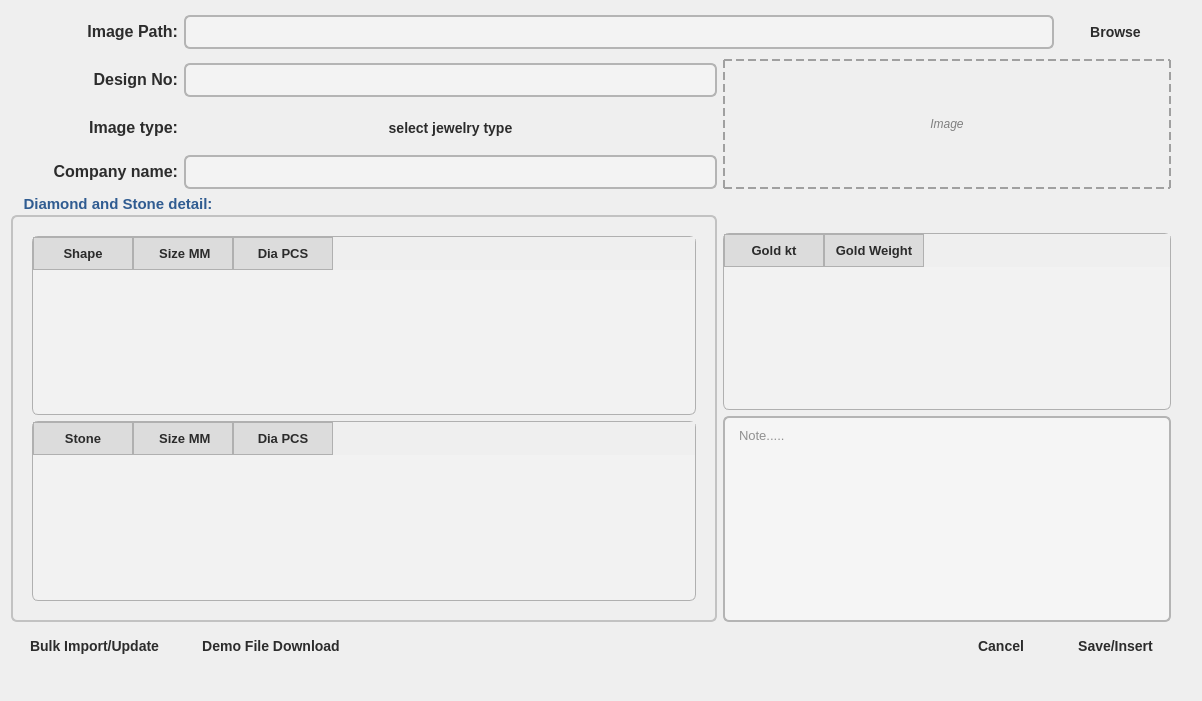
<?xml version="1.0" encoding="UTF-8"?>
<ui version="4.0">
 <class>AddCatalog</class>
 <widget class="QWidget" name="AddCatalog">
  <property name="geometry">
   <rect>
    <x>0</x>
    <y>0</y>
    <width>1202</width>
    <height>701</height>
   </rect>
  </property>
  <property name="windowTitle">
   <string>Form</string>
  </property>
  <layout class="QGridLayout" name="gridLayout">
   <item row="0" column="0">
    <widget class="QLabel" name="label_5">
     <property name="font">
      <font>
       <pointsize>-1</pointsize>
       <fontweight>Medium</fontweight>
      </font>
     </property>
     <property name="styleSheet">
      <string notr="true">QLabel {
    color: #2C2C2C;
    font-size: 14px;
    font-weight: 500;
}
QLabel#titleLabel {
    font-size: 20px;
    font-weight: bold;
    color: #305C91;
}
</string>
     </property>
     <property name="text">
      <string>&lt;html&gt;&lt;head/&gt;&lt;body&gt;&lt;p&gt;&lt;span style=&quot; font-size:12pt;&quot;&gt;Image Path:&lt;/span&gt;&lt;/p&gt;&lt;/body&gt;&lt;/html&gt;</string>
     </property>
     <property name="alignment">
      <set>Qt::AlignmentFlag::AlignRight|Qt::AlignmentFlag::AlignTrailing|Qt::AlignmentFlag::AlignVCenter</set>
     </property>
    </widget>
   </item>
   <item row="0" column="1" colspan="8">
    <widget class="QLineEdit" name="imagPath_lineEdit">
     <property name="font">
      <font>
       <family>Arial</family>
       <pointsize>-1</pointsize>
      </font>
     </property>
     <property name="styleSheet">
      <string notr="true">QLineEdit {
    background-color: #F3F3F3;
    border: 1.5px solid #B4B4B4;
    border-radius: 6px;
    padding: 6px 10px;
    color: #2C2C2C;
    font-size: 14px;
}
QLineEdit:focus {
    border: 2px solid #305C91;
    background-color: #FFFFFF;
}
QLineEdit:hover {
    border: 1.5px solid #888;
}
</string>
     </property>
    </widget>
   </item>
   <item row="0" column="9">
    <widget class="QPushButton" name="brows">
     <property name="font">
      <font>
       <family>Segoe UI</family>
       <pointsize>-1</pointsize>
       <italic>false</italic>
       <bold>true</bold>
      </font>
     </property>
     <property name="styleSheet">
      <string notr="true">QPushButton {
    background-color: qlineargradient(spread:pad, x1:0, y1:0, x2:1, y2:1,
                                      stop:0 #E0E0E0, stop:1 #CFCFCF);
    color: #2C2C2C;
    border: none;
    border-radius: 6px;
    padding: 10px 18px;
    font-size: 14px;
    font-weight: bold;
    text-align: center;
}
QPushButton:hover {
    background-color: qlineargradient(spread:pad, x1:0, y1:0, x2:1, y2:1,
                                      stop:0 #D0D0D0, stop:1 #B0B0B0);
    color: #1A1A1A;
}
QPushButton:pressed {
    background-color: #A0A0A0;
    color: #000000;
}
</string>
     </property>
     <property name="text">
      <string>Browse</string>
     </property>
    </widget>
   </item>
   <item row="0" column="10">
    <spacer name="verticalSpacer_35">
     <property name="orientation">
      <enum>Qt::Orientation::Vertical</enum>
     </property>
     <property name="sizeHint" stdset="0">
      <size>
       <width>20</width>
       <height>45</height>
      </size>
     </property>
    </spacer>
   </item>
   <item row="1" column="0">
    <widget class="QLabel" name="label_7">
     <property name="font">
      <font>
       <pointsize>-1</pointsize>
       <fontweight>Medium</fontweight>
      </font>
     </property>
     <property name="styleSheet">
      <string notr="true">QLabel {
    color: #2C2C2C;
    font-size: 14px;
    font-weight: 500;
}
QLabel#titleLabel {
    font-size: 20px;
    font-weight: bold;
    color: #305C91;
}
</string>
     </property>
     <property name="text">
      <string>&lt;html&gt;&lt;head/&gt;&lt;body&gt;&lt;p&gt;&lt;span style=&quot; font-size:12pt;&quot;&gt;Design No:&lt;/span&gt;&lt;/p&gt;&lt;/body&gt;&lt;/html&gt;</string>
     </property>
     <property name="alignment">
      <set>Qt::AlignmentFlag::AlignRight|Qt::AlignmentFlag::AlignTrailing|Qt::AlignmentFlag::AlignVCenter</set>
     </property>
    </widget>
   </item>
   <item row="1" column="1" colspan="5">
    <widget class="QLineEdit" name="designNO_lineEdit">
     <property name="font">
      <font>
       <family>Arial</family>
       <pointsize>-1</pointsize>
      </font>
     </property>
     <property name="styleSheet">
      <string notr="true">QLineEdit {
    background-color: #F3F3F3;
    border: 1.5px solid #B4B4B4;
    border-radius: 6px;
    padding: 6px 10px;
    color: #2C2C2C;
    font-size: 14px;
}
QLineEdit:focus {
    border: 2px solid #305C91;
    background-color: #FFFFFF;
}
QLineEdit:hover {
    border: 1.5px solid #888;
}
</string>
     </property>
    </widget>
   </item>
   <item row="1" column="6" rowspan="3" colspan="4">
    <widget class="QLabel" name="imageView_label_at_addImage">
     <property name="styleSheet">
      <string notr="true">QLabel#imageView_label_at_addImage {
    border: 2px dashed #A0A0A0;
    // background-color: #F7F7F7;
    color: #808080;
    font-style: italic;
}
</string>
     </property>
     <property name="text">
      <string>Image</string>
     </property>
     <property name="alignment">
      <set>Qt::AlignmentFlag::AlignCenter</set>
     </property>
    </widget>
   </item>
   <item row="1" column="10">
    <spacer name="verticalSpacer_29">
     <property name="orientation">
      <enum>Qt::Orientation::Vertical</enum>
     </property>
     <property name="sizeHint" stdset="0">
      <size>
       <width>20</width>
       <height>45</height>
      </size>
     </property>
    </spacer>
   </item>
   <item row="2" column="0">
    <widget class="QLabel" name="label_8">
     <property name="font">
      <font>
       <pointsize>-1</pointsize>
       <fontweight>Medium</fontweight>
      </font>
     </property>
     <property name="styleSheet">
      <string notr="true">QLabel {
    color: #2C2C2C;
    font-size: 14px;
    font-weight: 500;
}
QLabel#titleLabel {
    font-size: 20px;
    font-weight: bold;
    color: #305C91;
}
</string>
     </property>
     <property name="text">
      <string>&lt;html&gt;&lt;head/&gt;&lt;body&gt;&lt;p&gt;&lt;span style=&quot; font-size:12pt;&quot;&gt;Image type:&lt;/span&gt;&lt;/p&gt;&lt;/body&gt;&lt;/html&gt;</string>
     </property>
     <property name="alignment">
      <set>Qt::AlignmentFlag::AlignRight|Qt::AlignmentFlag::AlignTrailing|Qt::AlignmentFlag::AlignVCenter</set>
     </property>
    </widget>
   </item>
   <item row="2" column="1" colspan="5">
    <widget class="QPushButton" name="jewelryButton">
     <property name="font">
      <font>
       <pointsize>-1</pointsize>
       <bold>true</bold>
      </font>
     </property>
     <property name="styleSheet">
      <string notr="true">QPushButton {
    background-color: qlineargradient(spread:pad, x1:0, y1:0, x2:1, y2:1,
                                      stop:0 #E0E0E0, stop:1 #CFCFCF);
    color: #2C2C2C;
    border: none;
    border-radius: 6px;
    padding: 10px 18px;
    font-size: 14px;
    font-weight: bold;
    text-align: center;
}
QPushButton:hover {
    background-color: qlineargradient(spread:pad, x1:0, y1:0, x2:1, y2:1,
                                      stop:0 #D0D0D0, stop:1 #B0B0B0);
    color: #1A1A1A;
}
QPushButton:pressed {
    background-color: #A0A0A0;
    color: #000000;
}
</string>
     </property>
     <property name="text">
      <string>select jewelry type</string>
     </property>
    </widget>
   </item>
   <item row="2" column="10">
    <spacer name="verticalSpacer_30">
     <property name="orientation">
      <enum>Qt::Orientation::Vertical</enum>
     </property>
     <property name="sizeHint" stdset="0">
      <size>
       <width>20</width>
       <height>45</height>
      </size>
     </property>
    </spacer>
   </item>
   <item row="3" column="0">
    <widget class="QLabel" name="label_9">
     <property name="font">
      <font>
       <pointsize>14</pointsize>
       <fontweight>Medium</fontweight>
      </font>
     </property>
     <property name="styleSheet">
      <string notr="true">QLabel {
    font-size: 14pt;
    color: #2C2C2C;
    font-weight: 500;
}
QLabel#titleLabel {
    font-size: 20pt;
    font-weight: bold;
    color: #305C91;
}
</string>
     </property>
     <property name="text">
      <string>&lt;html&gt;&lt;head/&gt;&lt;body&gt;&lt;p&gt;&lt;span style=&quot; font-size:12pt;&quot;&gt;Company name:&lt;/span&gt;&lt;/p&gt;&lt;/body&gt;&lt;/html&gt;</string>
     </property>
     <property name="alignment">
      <set>Qt::AlignmentFlag::AlignRight|Qt::AlignmentFlag::AlignTrailing|Qt::AlignmentFlag::AlignVCenter</set>
     </property>
    </widget>
   </item>
   <item row="3" column="1" colspan="5">
    <widget class="QLineEdit" name="companyName_lineEdit">
     <property name="font">
      <font>
       <family>Arial</family>
       <pointsize>-1</pointsize>
      </font>
     </property>
     <property name="styleSheet">
      <string notr="true">QLineEdit {
    background-color: #F3F3F3;
    border: 1.5px solid #B4B4B4;
    border-radius: 6px;
    padding: 6px 10px;
    color: #2C2C2C;
    font-size: 14px;
}
QLineEdit:focus {
    border: 2px solid #305C91;
    background-color: #FFFFFF;
}
QLineEdit:hover {
    border: 1.5px solid #888;
}
</string>
     </property>
    </widget>
   </item>
   <item row="3" column="10">
    <spacer name="verticalSpacer_6">
     <property name="orientation">
      <enum>Qt::Orientation::Vertical</enum>
     </property>
     <property name="sizeHint" stdset="0">
      <size>
       <width>20</width>
       <height>31</height>
      </size>
     </property>
    </spacer>
   </item>
   <item row="4" column="0" rowspan="14" colspan="6">
    <widget class="QGroupBox" name="groupBox">
     <property name="font">
      <font>
       <pointsize>-1</pointsize>
       <bold>true</bold>
      </font>
     </property>
     <property name="styleSheet">
      <string notr="true">QGroupBox {
    border: 1.5px solid #C2C2C2;
    border-radius: 6px;
    margin-top: 20px;
    padding: 10px;
    font-size: 15px;
    font-weight: bold;
    color: #305C91;
}
QGroupBox::title {
    subcontrol-origin: margin;
    subcontrol-position: top left;
    padding: 0 10px;
}
</string>
     </property>
     <property name="title">
      <string>Diamond and Stone detail:</string>
     </property>
     <layout class="QVBoxLayout" name="verticalLayout_2">
      <item>
       <widget class="QTableWidget" name="diaTable">
        <property name="font">
         <font>
          <family>Arial</family>
          <pointsize>-1</pointsize>
         </font>
        </property>
        <property name="styleSheet">
         <string notr="true">QTableWidget {
    background-color: #F2F2F2;
    alternate-background-color: #E8E8E8;
    border: 1px solid #B0B0B0;
    border-radius: 6px;
    font-size: 13px;
    color: #2C2C2C;
    gridline-color: #D0D0D0;
}

QTableWidget::item:hover {
    background-color: #DADADA;
}

QHeaderView::section {
    background-color: #DCDCDC;
    border: 1px solid #B0B0B0;
    font-size: 13px;
    font-weight: bold;
    color: #2B2B2B;
    padding: 6px;
}
</string>
        </property>
        <column>
         <property name="text">
          <string>Shape</string>
         </property>
        </column>
        <column>
         <property name="text">
          <string> Size MM</string>
         </property>
        </column>
        <column>
         <property name="text">
          <string>Dia PCS</string>
         </property>
        </column>
       </widget>
      </item>
      <item>
       <widget class="QTableWidget" name="stoneTable">
        <property name="font">
         <font>
          <family>Arial</family>
          <pointsize>-1</pointsize>
         </font>
        </property>
        <property name="styleSheet">
         <string notr="true">QTableWidget {
    background-color: #F2F2F2;
    alternate-background-color: #E8E8E8;
    border: 1px solid #B0B0B0;
    border-radius: 6px;
    font-size: 13px;
    color: #2C2C2C;
    gridline-color: #D0D0D0;
}

QTableWidget::item:hover {
    background-color: #DADADA;
}

QHeaderView::section {
    background-color: #DCDCDC;
    border: 1px solid #B0B0B0;
    font-size: 13px;
    font-weight: bold;
    color: #2B2B2B;
    padding: 6px;
}
</string>
        </property>
        <column>
         <property name="text">
          <string>Stone</string>
         </property>
        </column>
        <column>
         <property name="text">
          <string> Size MM</string>
         </property>
        </column>
        <column>
         <property name="text">
          <string>Dia PCS</string>
         </property>
        </column>
       </widget>
      </item>
     </layout>
    </widget>
   </item>
   <item row="4" column="10">
    <spacer name="verticalSpacer_2">
     <property name="orientation">
      <enum>Qt::Orientation::Vertical</enum>
     </property>
     <property name="sizeHint" stdset="0">
      <size>
       <width>20</width>
       <height>23</height>
      </size>
     </property>
    </spacer>
   </item>
   <item row="5" column="6" rowspan="6" colspan="4">
    <widget class="QTableWidget" name="goldTable">
     <property name="styleSheet">
      <string notr="true">QTableWidget {
    background-color: #F2F2F2;
    alternate-background-color: #E8E8E8;
    border: 1px solid #B0B0B0;
    border-radius: 6px;
    font-size: 13px;
    color: #2C2C2C;
    gridline-color: #D0D0D0;
}

QTableWidget::item:hover {
    background-color: #DADADA;
}

QHeaderView::section {
    background-color: #DCDCDC;
    border: 1px solid #B0B0B0;
    font-size: 13px;
    font-weight: bold;
    color: #2B2B2B;
    padding: 6px;
}
</string>
     </property>
     <column>
      <property name="text">
       <string>Gold kt</string>
      </property>
     </column>
     <column>
      <property name="text">
       <string>Gold Weight</string>
      </property>
     </column>
    </widget>
   </item>
   <item row="5" column="10">
    <spacer name="verticalSpacer">
     <property name="orientation">
      <enum>Qt::Orientation::Vertical</enum>
     </property>
     <property name="sizeHint" stdset="0">
      <size>
       <width>20</width>
       <height>22</height>
      </size>
     </property>
    </spacer>
   </item>
   <item row="6" column="10">
    <spacer name="verticalSpacer_12">
     <property name="orientation">
      <enum>Qt::Orientation::Vertical</enum>
     </property>
     <property name="sizeHint" stdset="0">
      <size>
       <width>20</width>
       <height>22</height>
      </size>
     </property>
    </spacer>
   </item>
   <item row="7" column="10">
    <spacer name="verticalSpacer_15">
     <property name="orientation">
      <enum>Qt::Orientation::Vertical</enum>
     </property>
     <property name="sizeHint" stdset="0">
      <size>
       <width>20</width>
       <height>23</height>
      </size>
     </property>
    </spacer>
   </item>
   <item row="8" column="10">
    <spacer name="verticalSpacer_18">
     <property name="orientation">
      <enum>Qt::Orientation::Vertical</enum>
     </property>
     <property name="sizeHint" stdset="0">
      <size>
       <width>20</width>
       <height>22</height>
      </size>
     </property>
    </spacer>
   </item>
   <item row="9" column="10">
    <spacer name="verticalSpacer_17">
     <property name="orientation">
      <enum>Qt::Orientation::Vertical</enum>
     </property>
     <property name="sizeHint" stdset="0">
      <size>
       <width>20</width>
       <height>23</height>
      </size>
     </property>
    </spacer>
   </item>
   <item row="10" column="10" rowspan="2">
    <spacer name="verticalSpacer_16">
     <property name="orientation">
      <enum>Qt::Orientation::Vertical</enum>
     </property>
     <property name="sizeHint" stdset="0">
      <size>
       <width>20</width>
       <height>5</height>
      </size>
     </property>
    </spacer>
   </item>
   <item row="11" column="6" rowspan="7" colspan="4">
    <widget class="QTextEdit" name="note">
     <property name="styleSheet">
      <string notr="true">QTextEdit {
    background-color: #F5F5F5;
    border: 1.5px solid #B4B4B4;
    border-radius: 6px;
    padding: 6px 10px;
    color: #2C2C2C;
    font-size: 13px;
}
</string>
     </property>
     <property name="placeholderText">
      <string>Note.....</string>
     </property>
    </widget>
   </item>
   <item row="12" column="10">
    <spacer name="verticalSpacer_4">
     <property name="orientation">
      <enum>Qt::Orientation::Vertical</enum>
     </property>
     <property name="sizeHint" stdset="0">
      <size>
       <width>20</width>
       <height>22</height>
      </size>
     </property>
    </spacer>
   </item>
   <item row="13" column="10">
    <spacer name="verticalSpacer_8">
     <property name="orientation">
      <enum>Qt::Orientation::Vertical</enum>
     </property>
     <property name="sizeHint" stdset="0">
      <size>
       <width>20</width>
       <height>22</height>
      </size>
     </property>
    </spacer>
   </item>
   <item row="14" column="10">
    <spacer name="verticalSpacer_7">
     <property name="orientation">
      <enum>Qt::Orientation::Vertical</enum>
     </property>
     <property name="sizeHint" stdset="0">
      <size>
       <width>20</width>
       <height>23</height>
      </size>
     </property>
    </spacer>
   </item>
   <item row="15" column="10">
    <spacer name="verticalSpacer_3">
     <property name="orientation">
      <enum>Qt::Orientation::Vertical</enum>
     </property>
     <property name="sizeHint" stdset="0">
      <size>
       <width>20</width>
       <height>22</height>
      </size>
     </property>
    </spacer>
   </item>
   <item row="16" column="10">
    <spacer name="verticalSpacer_36">
     <property name="orientation">
      <enum>Qt::Orientation::Vertical</enum>
     </property>
     <property name="sizeHint" stdset="0">
      <size>
       <width>20</width>
       <height>45</height>
      </size>
     </property>
    </spacer>
   </item>
   <item row="17" column="10">
    <spacer name="verticalSpacer_9">
     <property name="orientation">
      <enum>Qt::Orientation::Vertical</enum>
     </property>
     <property name="sizeHint" stdset="0">
      <size>
       <width>20</width>
       <height>22</height>
      </size>
     </property>
    </spacer>
   </item>
   <item row="18" column="0">
    <widget class="QPushButton" name="bulk_import_button">
     <property name="styleSheet">
      <string notr="true">QPushButton {
    background-color: qlineargradient(spread:pad, x1:0, y1:0, x2:1, y2:1,
                                      stop:0 #E0E0E0, stop:1 #CFCFCF);
    color: #2C2C2C;
    border: none;
    border-radius: 6px;
    padding: 10px 18px;
    font-size: 14px;
    font-weight: bold;
    text-align: center;
}
QPushButton:hover {
    background-color: qlineargradient(spread:pad, x1:0, y1:0, x2:1, y2:1,
                                      stop:0 #D0D0D0, stop:1 #B0B0B0);
    color: #1A1A1A;
}
QPushButton:pressed {
    background-color: #A0A0A0;
    color: #000000;
}
</string>
     </property>
     <property name="text">
      <string>Bulk Import/Update</string>
     </property>
    </widget>
   </item>
   <item row="18" column="1">
    <widget class="QPushButton" name="demo_download_button">
     <property name="styleSheet">
      <string notr="true">QPushButton {
    background-color: qlineargradient(spread:pad, x1:0, y1:0, x2:1, y2:1,
                                      stop:0 #E0E0E0, stop:1 #CFCFCF);
    color: #2C2C2C;
    border: none;
    border-radius: 6px;
    padding: 10px 18px;
    font-size: 14px;
    font-weight: bold;
    text-align: center;
}
QPushButton:hover {
    background-color: qlineargradient(spread:pad, x1:0, y1:0, x2:1, y2:1,
                                      stop:0 #D0D0D0, stop:1 #B0B0B0);
    color: #1A1A1A;
}
QPushButton:pressed {
    background-color: #A0A0A0;
    color: #000000;
}
</string>
     </property>
     <property name="text">
      <string>Demo File Download</string>
     </property>
    </widget>
   </item>
   <item row="18" column="8">
    <widget class="QPushButton" name="addCatalog_cancel_button">
     <property name="styleSheet">
      <string notr="true">QPushButton {
    background-color: qlineargradient(spread:pad, x1:0, y1:0, x2:1, y2:1,
                                      stop:0 #E0E0E0, stop:1 #CFCFCF);
    color: #2C2C2C;
    border: none;
    border-radius: 6px;
    padding: 10px 18px;
    font-size: 14px;
    font-weight: bold;
    text-align: center;
}
QPushButton:hover {
    background-color: qlineargradient(spread:pad, x1:0, y1:0, x2:1, y2:1,
                                      stop:0 #D0D0D0, stop:1 #B0B0B0);
    color: #1A1A1A;
}
QPushButton:pressed {
    background-color: #A0A0A0;
    color: #000000;
}
</string>
     </property>
     <property name="text">
      <string>Cancel</string>
     </property>
    </widget>
   </item>
   <item row="18" column="9">
    <widget class="QPushButton" name="save_insert">
     <property name="font">
      <font>
       <family>Segoe UI</family>
       <pointsize>-1</pointsize>
       <bold>true</bold>
      </font>
     </property>
     <property name="styleSheet">
      <string notr="true">QPushButton {
    background-color: qlineargradient(spread:pad, x1:0, y1:0, x2:1, y2:1,
                                      stop:0 #E0E0E0, stop:1 #CFCFCF);
    color: #2C2C2C;
    border: none;
    border-radius: 6px;
    padding: 10px 18px;
    font-size: 14px;
    font-weight: bold;
    text-align: center;
}
QPushButton:hover {
    background-color: qlineargradient(spread:pad, x1:0, y1:0, x2:1, y2:1,
                                      stop:0 #D0D0D0, stop:1 #B0B0B0);
    color: #1A1A1A;
}
QPushButton:pressed {
    background-color: #A0A0A0;
    color: #000000;
}
</string>
     </property>
     <property name="text">
      <string>Save/Insert</string>
     </property>
    </widget>
   </item>
   <item row="18" column="10" rowspan="2">
    <spacer name="verticalSpacer_32">
     <property name="orientation">
      <enum>Qt::Orientation::Vertical</enum>
     </property>
     <property name="sizeHint" stdset="0">
      <size>
       <width>20</width>
       <height>65</height>
      </size>
     </property>
    </spacer>
   </item>
   <item row="19" column="0">
    <spacer name="horizontalSpacer">
     <property name="orientation">
      <enum>Qt::Orientation::Horizontal</enum>
     </property>
     <property name="sizeHint" stdset="0">
      <size>
       <width>167</width>
       <height>20</height>
      </size>
     </property>
    </spacer>
   </item>
   <item row="19" column="1">
    <spacer name="horizontalSpacer_4">
     <property name="orientation">
      <enum>Qt::Orientation::Horizontal</enum>
     </property>
     <property name="sizeHint" stdset="0">
      <size>
       <width>172</width>
       <height>20</height>
      </size>
     </property>
    </spacer>
   </item>
   <item row="19" column="2">
    <spacer name="horizontalSpacer_5">
     <property name="orientation">
      <enum>Qt::Orientation::Horizontal</enum>
     </property>
     <property name="sizeHint" stdset="0">
      <size>
       <width>46</width>
       <height>20</height>
      </size>
     </property>
    </spacer>
   </item>
   <item row="19" column="3">
    <spacer name="horizontalSpacer_2">
     <property name="orientation">
      <enum>Qt::Orientation::Horizontal</enum>
     </property>
     <property name="sizeHint" stdset="0">
      <size>
       <width>46</width>
       <height>20</height>
      </size>
     </property>
    </spacer>
   </item>
   <item row="19" column="4">
    <spacer name="horizontalSpacer_26">
     <property name="orientation">
      <enum>Qt::Orientation::Horizontal</enum>
     </property>
     <property name="sizeHint" stdset="0">
      <size>
       <width>107</width>
       <height>20</height>
      </size>
     </property>
    </spacer>
   </item>
   <item row="19" column="5">
    <spacer name="horizontalSpacer_25">
     <property name="orientation">
      <enum>Qt::Orientation::Horizontal</enum>
     </property>
     <property name="sizeHint" stdset="0">
      <size>
       <width>106</width>
       <height>20</height>
      </size>
     </property>
    </spacer>
   </item>
   <item row="19" column="6">
    <spacer name="horizontalSpacer_18">
     <property name="orientation">
      <enum>Qt::Orientation::Horizontal</enum>
     </property>
     <property name="sizeHint" stdset="0">
      <size>
       <width>106</width>
       <height>20</height>
      </size>
     </property>
    </spacer>
   </item>
   <item row="19" column="7">
    <spacer name="horizontalSpacer_22">
     <property name="orientation">
      <enum>Qt::Orientation::Horizontal</enum>
     </property>
     <property name="sizeHint" stdset="0">
      <size>
       <width>107</width>
       <height>20</height>
      </size>
     </property>
    </spacer>
   </item>
   <item row="19" column="8">
    <spacer name="horizontalSpacer_19">
     <property name="orientation">
      <enum>Qt::Orientation::Horizontal</enum>
     </property>
     <property name="sizeHint" stdset="0">
      <size>
       <width>106</width>
       <height>20</height>
      </size>
     </property>
    </spacer>
   </item>
   <item row="19" column="9">
    <spacer name="horizontalSpacer_3">
     <property name="orientation">
      <enum>Qt::Orientation::Horizontal</enum>
     </property>
     <property name="sizeHint" stdset="0">
      <size>
       <width>108</width>
       <height>20</height>
      </size>
     </property>
    </spacer>
   </item>
  </layout>
 </widget>
 <resources/>
 <connections/>
</ui>
